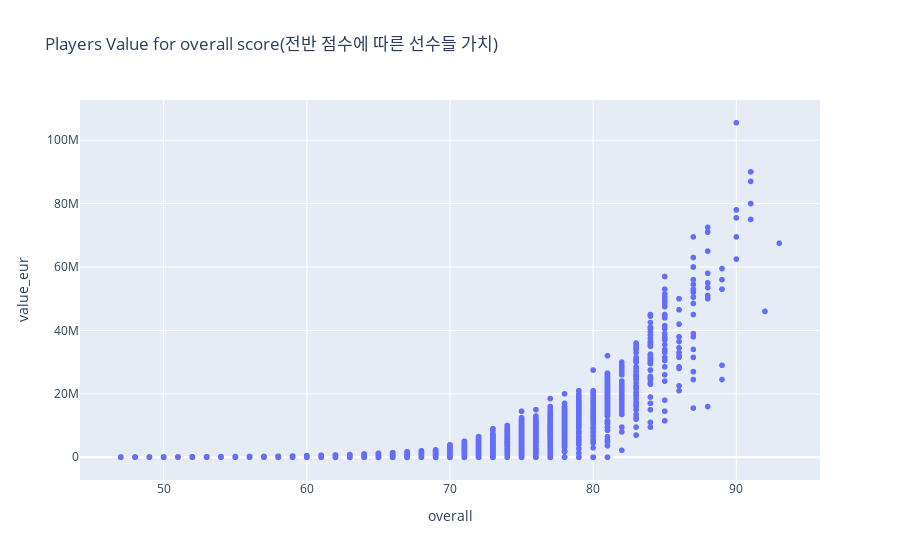

The code cell stored with this chart in its notebook:
### Code cell
px.scatter(df, x="overall", y = "value_eur", title = 'Players Value for overall score(전반 점수에 따른 선수들 가치)' )

### Figure 1 — Plotly figure (JSON) as saved in the notebook; plotly's stock layout.template omitted (floating-point values rounded to 4 significant figures; data arrays with more than 128 entries replaced by an {"elided": "..."} marker saying what was removed)
{"data": [{"hovertemplate": "overall=%{x}<br>value_eur=%{y}<extra></extra>", "legendgroup": "", "marker": {"color": "#636efa", "symbol": "circle"}, "mode": "markers", "name": "", "showlegend": false, "type": "scattergl", "x": {"elided": "18944 int values"}, "xaxis": "x", "y": {"elided": "18944 int values"}, "yaxis": "y"}], "layout": {"legend": {"tracegroupgap": 0}, "title": {"text": "Players Value for overall score(전반 점수에 따른 선수들 가치)"}, "xaxis": {"anchor": "y", "domain": [0, 1], "title": {"text": "overall"}}, "yaxis": {"anchor": "x", "domain": [0, 1], "title": {"text": "value_eur"}}}}
